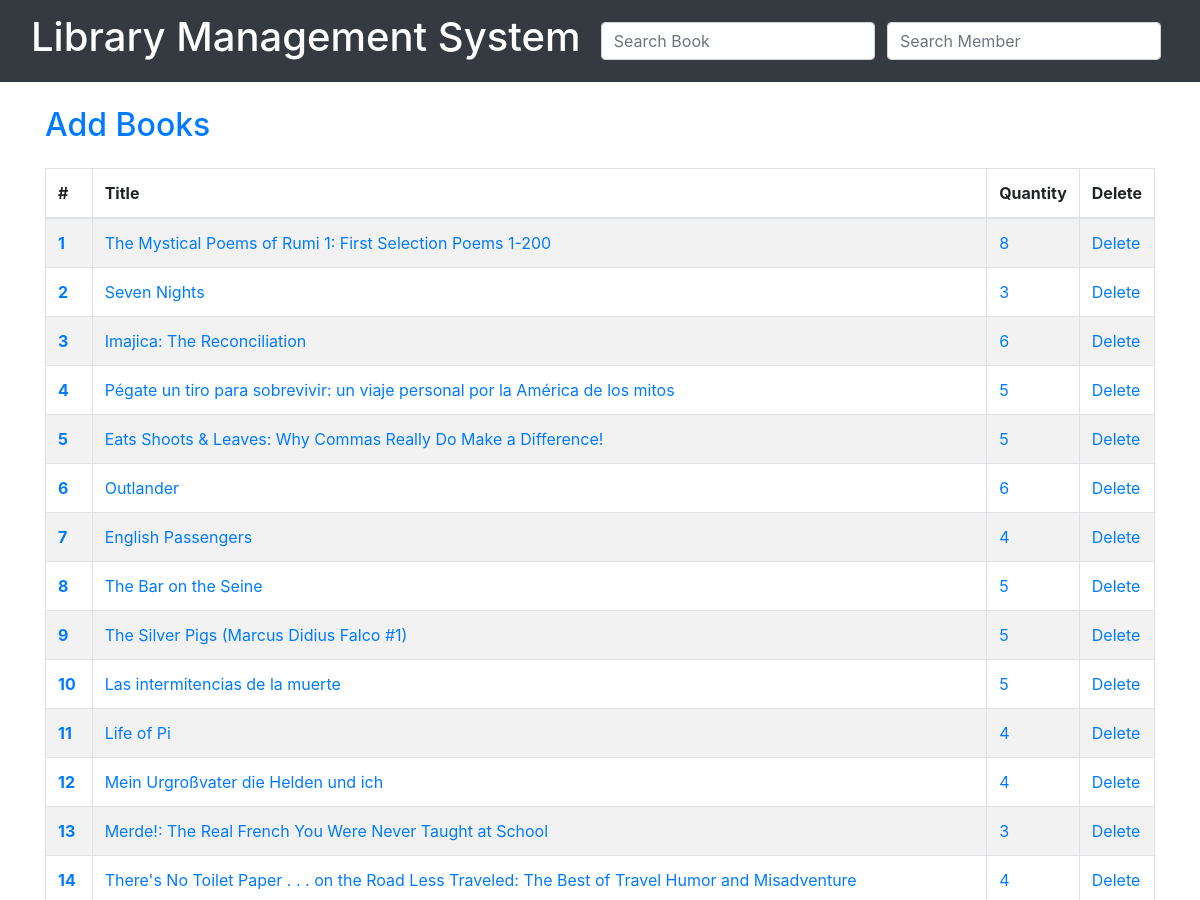
/library/books/ (upper part), run on an earlier commit of the app's database.
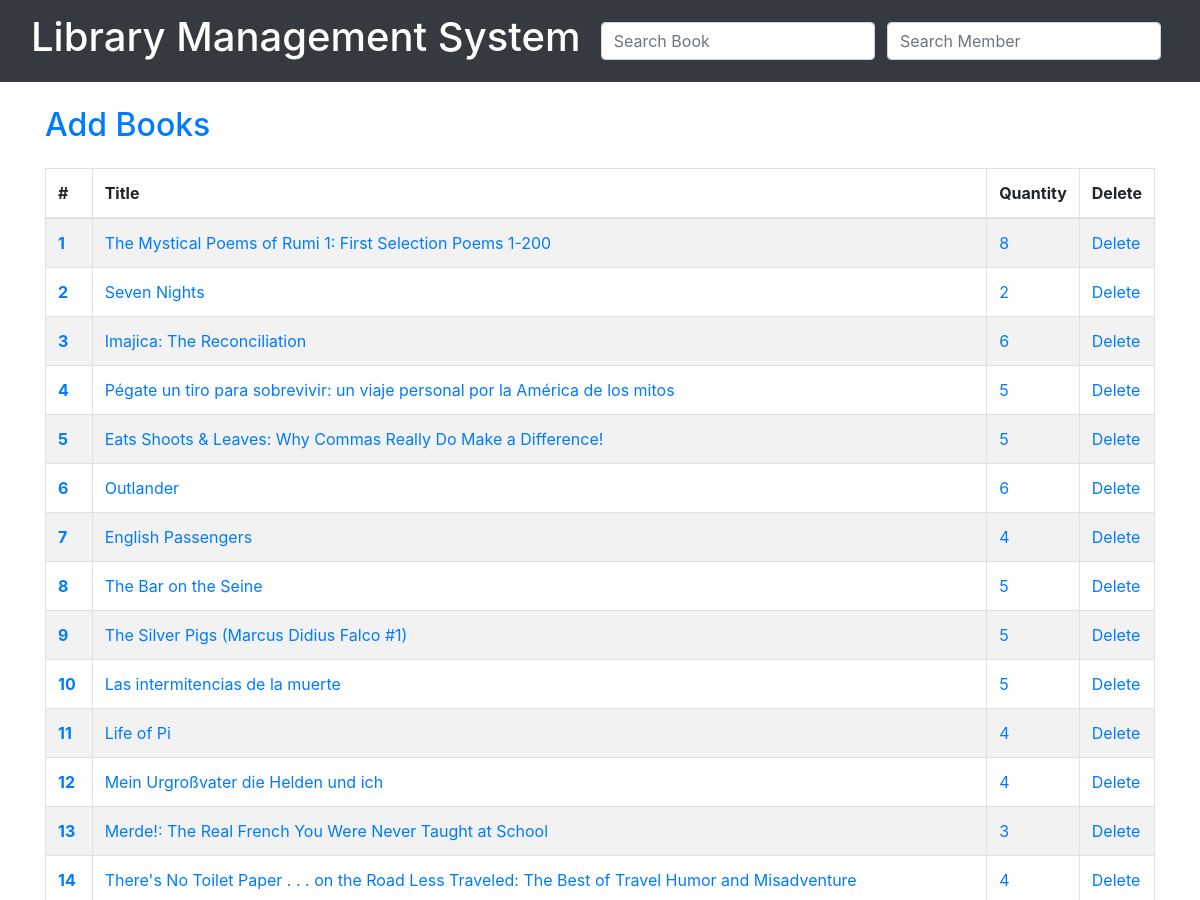
And on a later commit of the database.
### library/models.py (models this page shows, shortened)
class Book(models.Model):
    title = models.CharField(max_length=100)
    authors = models.CharField(max_length=100)
    isbn = models.CharField(max_length=13, unique=True)
    quantity = models.PositiveIntegerField(default=0)
    publisher = models.CharField(max_length=100, blank=True, null=True)

### library/views.py (the view)
# urls.py: path("books/", views.books_home, name='books_home'),
def books_home(request):
    if request.GET.get('q'):
        q=request.GET['q']
    else:
        q=''
    books = Book.objects.filter(
        Q(title__icontains = q)|
        Q(authors__icontains = q)|
        Q(isbn__icontains=q)
    )
    context={}
    context['books'] = books
    return render(request,'library/books.html',context)

### library/templates/library/books.html (shortened to what this page needs)
{% extends 'library/index.html' %}
{% block content %}
<div class="container">
    <h2><a href="{% url 'add_books' %}">Add Books</a></h2>
</div>
<div class="container">
  <table class="table table-bordered table-striped mt-4">
    <thead>
      <tr>
        <th scope="col">#</th>
        <th scope="col">Title</th>
        <th scope="col">Quantity</th>
        <th scope="col" >Delete</th>
      </tr>
    </thead>
    <tbody>
        {% for book in books %}
        <tr>
            <th scope="row"><a href="{% url 'show_book_detail' book.id%}">{{book.id}}</a></th>
            <td scope="row"><a href="{% url 'show_book_detail' book.id%}">{{book.title}}</a></td>
            <td scope="row"><a href="{% url 'show_book_detail' book.id%}">{{book.quantity}}</a></td>
            <td><a href="{% url 'delete_book' book.id%}">Delete</a></td>
          </tr>
        {% endfor %}
    </tbody>
  </table>
</div>
{% endblock content %}
<!-- {% load static %}

What changed in the data, as far as the page shows it:
changed Book "Seven Nights": quantity "3" → "2"
